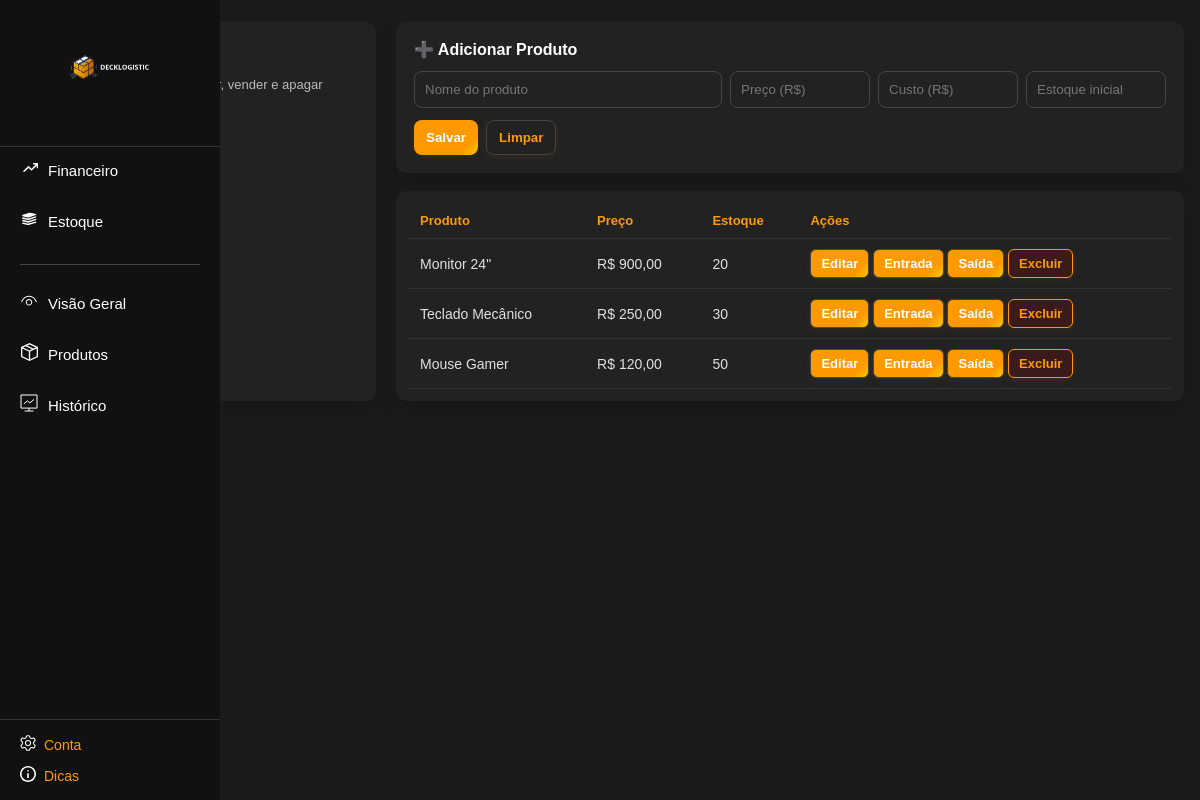
Page /Pages/dashboard/gerenciamento_produtos.php (signed in) on the committed database.
### tables this page shows
CREATE TABLE produtos (
    id INT AUTO_INCREMENT PRIMARY KEY,
    loja_id INT,
    nome VARCHAR(255),
    descricao TEXT,
    lote VARCHAR(50),
    quantidade_estoque INT,
    quantidade_inicial INT NOT NULL DEFAULT 0,
    preco_unitario DECIMAL(10,2),
    custo_unitario DECIMAL(10,2),
    data_reabastecimento DATE,
    criado_em TIMESTAMP DEFAULT CURRENT_TIMESTAMP,
    usuario_id INT,
    deletado_em DATETIME DEFAULT NULL,
    usuario_exclusao_id INT DEFAULT NULL,
    FOREIGN KEY (loja_id) REFERENCES lojas(id),
    FOREIGN KEY (usuario_id) REFERENCES usuarios(id),
    FOREIGN KEY (usuario_exclusao_id) REFERENCES usuarios(id)
);

### Pages/dashboard/gerenciamento_produtos.php (the view, shortened to what this page needs)
<?php
include __DIR__ . '/../../conexao.php';
$usuarioId = $_SESSION['usuario_id'];
$tipo_login = $_SESSION['tipo_login'];
if ($tipo_login === 'empresa') {
    $lojaId = $_SESSION['loja_id'] ?? 0;
    $responsavelId = $usuarioId;
} else {
    $res = $conn->prepare("SELECT loja_id FROM usuarios WHERE id = ?");
    $res->bind_param("i", $usuarioId);
    $res->execute();
    $row = $res->get_result()->fetch_assoc();
    $lojaId = $row['loja_id'] ?? 0;
}
$produtos = [];
$stmt = $conn->prepare("SELECT id, nome, preco_unitario, quantidade_estoque, quantidade_inicial, lote FROM produtos WHERE loja_id = ? AND deletado_em IS NULL ORDER BY id DESC");
if ($stmt) {
    $stmt->bind_param("i", $lojaId);
    $stmt->execute();
    $result = $stmt->get_result();
    while ($row = $result->fetch_assoc()) {
        $produtos[] = $row;
    }
}
?>
<!doctype html>
<html lang="pt-br">
<head>
  <link rel="stylesheet" href="../../assets/sidebar.css">
</head>
<body>
  <aside class="sidebar">
    <div class="logo-area">
      <img src="../../img/logo2.svg" alt="Logo">
    </div>
    <nav class="nav-section">
      <div class="nav-menus">
        <ul class="nav-list top-section">
          <li><a href="../dashboard/financas.php"><span><img src="../../img/icon-finan.svg" alt="Financeiro"></span>Financeiro</a></li>
          <li><a href="../dashboard/estoque.php"><span><img src="../../img/icon-estoque.svg" alt="Estoque"></span>Estoque</a></li>
        </ul>
        <hr>
        <ul class="nav-list middle-section">
          <li><a href="visaoGeral.php"><span><img src="../../img/icon-visao.svg" alt="Visão Geral"></span>Visão Geral</a></li>
          <li><a  class="active" href="../dashboard/tabelas/produtos.php"><span><img src="../../img/icon-produtos.svg" alt="Produtos"></span>Produtos</a></li>
          <li><a href="../dashboard/operacoes.php"><span><img src="../../img/icon-operacoes.svg" alt="Histórico"></span>Histórico</a></li>
        </ul>
      </div>
      <div class="bottom-links">
        <a href="../auth/config.php"><span><img src="../../img/icon-config.svg" alt="Conta"></span>Conta</a>
        <a href="../auth/dicas.php"><span><img src="../../img/icon-dicas.svg" alt="Dicas"></span>Dicas</a>
      </div>
    </nav>
  </aside>
<div class="container">
<aside class="panel">
    <h2>Painel</h2>
    <p class="small">Produtos cadastrados: <strong><?= count($produtos) ?></strong></p>
    <p class="small">Ações: adicionar, editar, comprar, vender e apagar</p>
</aside>
  <main>
    <div class="card">
      <h2>➕ Adicionar Produto</h2>
      <form id="formAdd" method="POST">
        <div class="form-row">
          <input type="text" name="nome" placeholder="Nome do produto" required>
          <input type="number" step="0.01" name="preco" placeholder="Preço (R$)" required>
          <input type="number" step="0.01" name="custo" placeholder="Custo (R$)" required>
          <input type="number" name="estoque" placeholder="Estoque inicial" required>
        </div>
        <div class="actions">
            <button class="btn primary" type="submit">Salvar</button>
          <button class="btn ghost" type="reset">Limpar</button>
        </div>
      </form>
    </div>
<div class="table-wrap" style="margin-top:18px">
  <table>
    <thead>
      <tr><th>Produto</th><th>Preço</th><th>Estoque</th><th>Ações</th></tr>
    </thead>
    <tbody>
      <?php if (count($produtos) === 0): ?>
        <tr><td colspan="4">Nenhum produto cadastrado.</td></tr>
      <?php else: ?>
        <?php foreach($produtos as $p): ?>
          <tr data-id="<?= $p['id'] ?>" data-nome="<?= htmlspecialchars($p['nome']) ?>" data-preco="<?= $p['preco_unitario'] ?>" data-quantidade="<?= $p['quantidade_estoque'] ?>">
            <td><?= htmlspecialchars($p['nome']) ?></td>
            <td>R$ <?= number_format($p['preco_unitario'],2,',','.') ?></td>
            <td><?= $p['quantidade_estoque'] ?></td>
            <td class="actions-cell">
              <button class="btn icon editBtn" type="button" title="Editar">Editar</button>
              <button class="btn icon buyBtn" type="button" title="Comprar">Entrada</button>
              <button class="btn icon sellBtn" type="button" title="Vender">Saída</button>
              <button class="btn icon deleteBtn" type="button" title="Apagar">Excluir</button>
            </td>
          </tr>
        <?php endforeach; ?>
      <?php endif; ?>
    </tbody>
  </table>
</div>
  </main>
</div>
</body>
</html>

### assets/sidebar.css (style rules this page uses)
* { box-sizing: border-box; margin: 0; padding: 0; }
body { font-family: Arial, sans-serif; background-color: #000000; }
.sidebar { width: 220px; height: 100vh; background-color: #000; color: #000000; display: flex; flex-direction: column; position: fixed; left: 0; top: 0; z-index: 1000; transition: all 0.3s ease-in-out; }
.logo-area { height: 180px; display: flex; align-items: center; justify-content: center; overflow: hidden; }
.logo-area img { object-fit: contain; width: 400px; height: 400px; }
.nav-section { display: flex; flex-direction: column; height: 100%; }
.nav-menus { flex: 1; display: flex; flex-direction: column; justify-content: flex-start; }
.nav-list { list-style: none; margin-top: 10px; }
.nav-list li { margin-bottom: 5px; }
.nav-list li a { display: flex; align-items: center; padding: 12px 20px; color: #fff; text-decoration: none; font-size: 15px; transition: background 0.2s; }
.nav-list li a span { margin-right: 10px; font-size: 16px; }
.nav-list li a span img { width: 18px; height: 18px; object-fit: contain; }
hr { border: none; height: 1px; background-color: #444; margin: 15px 20px; }
.bottom-links { padding: 15px 20px; border-top: 1px solid #333; display: flex; flex-direction: column; gap: 12px; }
.bottom-links a { color: #ccc; text-decoration: none; font-size: 14px; display: flex; align-items: center; transition: color 0.2s; }
.bottom-links a span { margin-right: 8px; }
.bottom-links a span img { width: 16px; height: 16px; object-fit: contain; }

### rows in the picture
produtos: nome "Monitor 24\"", preco_unitario "900,00", quantidade_estoque "20"
produtos: nome "Teclado Mecânico", preco_unitario "250,00", quantidade_estoque "30"
produtos: nome "Mouse Gamer", preco_unitario "120,00", quantidade_estoque "50"
